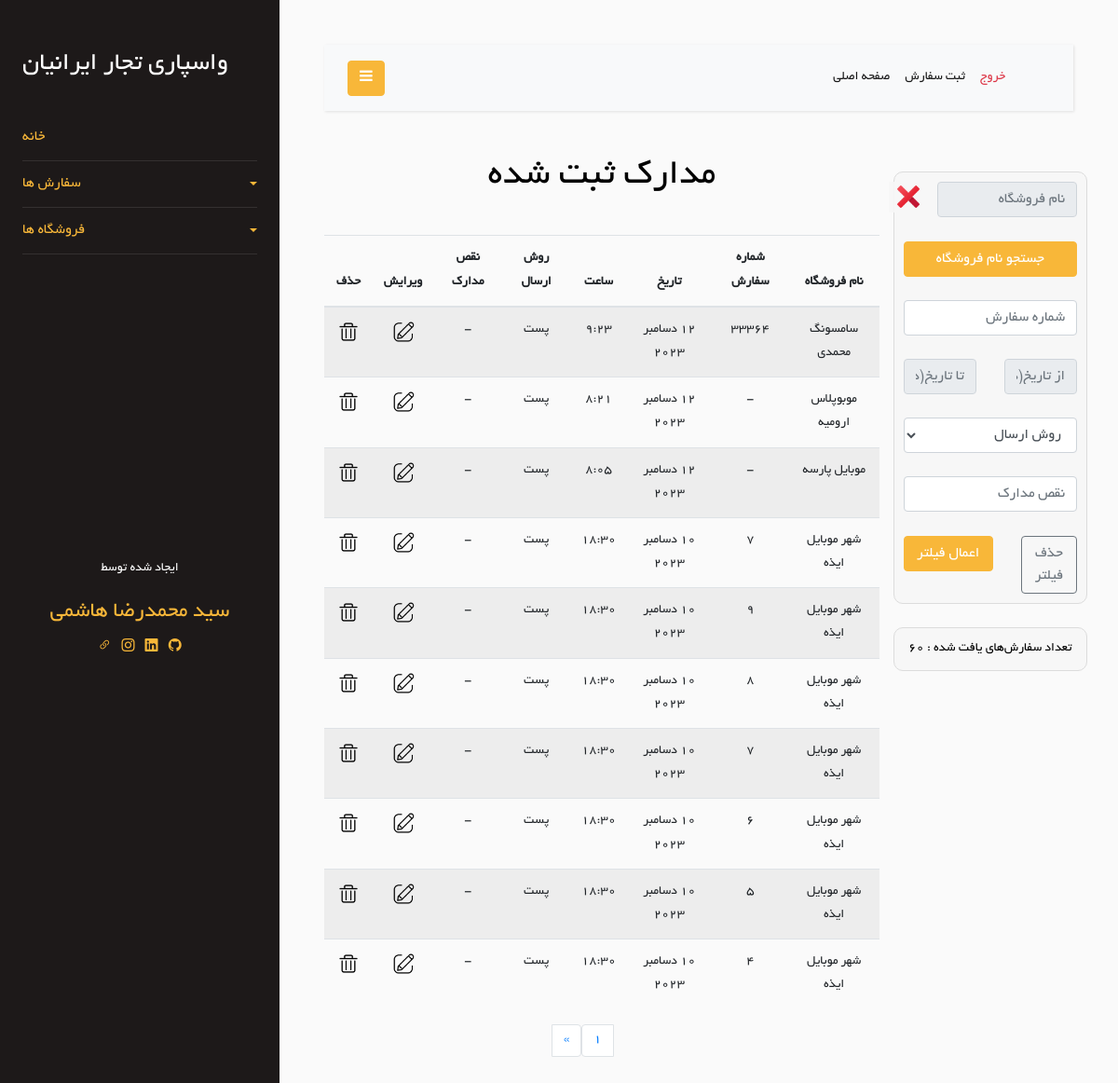
/Order/show-orders (signed in), run on an earlier commit of the app's database.
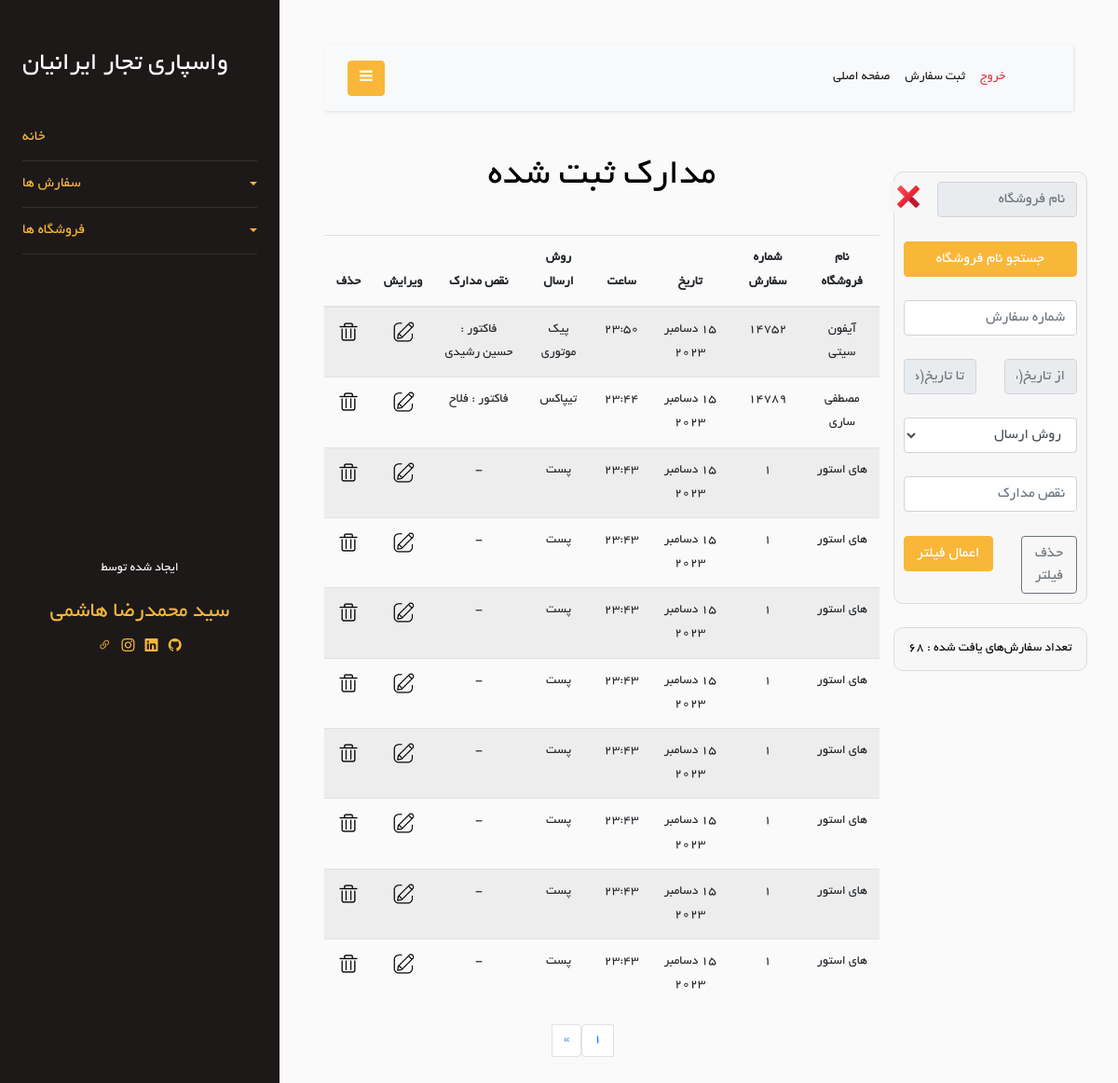
And on a later commit of the database.
### Order/models.py (models this page shows)
class Order(models.Model):
    store = models.ForeignKey(Store, on_delete=models.CASCADE)
    order_number = models.TextField(blank=True, null=True)
    shipping_method = models.ForeignKey(ShippingMethod, on_delete=models.CASCADE, null=True, blank=True)
    date = models.DateField(null=True, blank=True)
    time = models.TimeField(null=True, blank=True)
    document_defects = models.CharField(max_length=200, blank=True, null=True)
    is_delete = models.BooleanField(default=False)
    class Meta:
        verbose_name = "Order"

class ShippingMethod(models.Model):
    en_name = models.CharField(max_length=20)
    fa_name = models.CharField(max_length=20)
    def __str__(self):
        return self.fa_name
    class Meta:
        verbose_name = "Shipping Method"
    class Meta:
        verbose_name = 'Shipping Method'

### Store/models.py (models this page shows, shortened)
class Store(models.Model):
    store_name = models.CharField(max_length=100)
    is_active = models.BooleanField(default=True)
    is_delete = models.BooleanField(default=False)
    class Meta:
        db_table = 'Store'

### Order/views.py (the view)
# urls.py: path('show-orders', views.show_order, name='show-orders'),
@login_required
def show_order(request):
    is_filter = False
    orders = Order.objects.filter(is_delete=False).order_by('-id')
    orders_for_report = orders
    orders_len = len(orders)
    stores = Store.objects.filter().all()
    filter_order = filterOrderForm(request.POST)
    per_page = 10
    paginator = Paginator(orders, per_page)
    page = request.GET.get('page')
    try:
        orders = paginator.page(page)
    except PageNotAnInteger:
        orders = paginator.page(1)
    except EmptyPage:
        orders = paginator.page(paginator.num_pages)
    context = {
        'orders': orders,
        'FilterOrderForm': filter_order,
        'stores': stores,
        'is_filter': is_filter,
        'orders_for_report': orders_for_report,
        'orders_len': orders_len,
    }
    return render(request, 'Order/show-orders.html', context)

### Order/templates/Order/show-orders.html (shortened to what the changed rows need)
{% extends 'base/layout.html' %}
{% load static %}
{% load jformat %}
{% block header-link %}
    <link rel="stylesheet" href="{% static 'css/Order/show-orders.css' %}"/>
{% endblock %}
{% block mian %}
    <div class="row">
        <div class="col-md-3 text-center">
            <br/>
            <br/>
            <div class="row">
                <div class="col-12 action_box">
                    <p style="margin: 0; color: black">تعداد سفارش‌های یافت شده : {{ orders_len }}</p>
                </div>
            </div>
        </div>
        <br/>
        <br/>
        <div class="col-md-9 text-center">
            <h1>مدارک ثبت شده{% if is_filter %} (فیلتر شده) {% endif %}</h1>
            <br/>
            <div class="row">
                <div class="col-12">
                    <div class="table-responsive">
                        <table class="table table-striped">
                            <thead>
                            <tr>
                                <th>نام فروشگاه</th>
                                <th>شماره سفارش</th>
                                <th>تاریخ</th>
                                <th>ساعت</th>
                                <th>روش ارسال</th>
                                <th>نقص مدارک</th>
                                <th>ویرایش</th>
                                <th>حذف</th>
                            </tr>
                            </thead>
                            <tbody>
                            {% for order in orders %}
                                <tr>
                                    <td>{{ order.store.store_name }}</td>
                                    {% if order.order_number %}
                                        <td>{{ order.order_number }}</td>
                                    {% else %}
                                        <td>-</td>
                                    {% endif %}
                                    <td>
                                        {{ order.date|jformat:"%d / %m / %Y" }}
                                    </td>
                                    <td>{{ order.time }}</td>
                                    <td>{{ order.shipping_method }}</td>
                                    {% if order.document_defects %}
                                        <td>{{ order.document_defects }}</td>
                                    {% else %}
                                        <td>-</td>
                                    {% endif %}
                                    <td>
                                        <a href="{% url 'update_order' order_id=order.id %}">
                                            <img class="icon" src="{% static 'Order/image/edit-icon.png' %}"/>
                                        </a>
                                    </td>
                                    <td>
                                        <a href="{% url 'delete_order' order_id=order.id %}" onclick="confirmDelete(event)">
                                            <img class="icon" src="{% static 'Order/image/delete-icon.png' %}"/>
                                        </a>
                                    </td>
                                </tr>
                            {% endfor %}
                            </tbody>
                        </table>
                    </div>
                </div>
            </div>
        </div>
    </div>
{% endblock %}

What changed in the data, as far as the page shows it:
no longer on this page (row edited): Order: store.store_name "سامسونگ محمدی", order_number "33364", date|jformat "12 دسامبر 2023", time "9:23", shipping_method "پست"
no longer on this page (row edited): Order: store.store_name "موبوپلاس ارومیه", date|jformat "12 دسامبر 2023", time "8:21", shipping_method "پست"
no longer on this page (row edited): Order: store.store_name "موبایل پارسه", date|jformat "12 دسامبر 2023", time "8:05", shipping_method "پست"
no longer on this page (row edited): Order: store.store_name "شهر موبایل ایذه", order_number "7", date|jformat "10 دسامبر 2023", time "18:30", shipping_method "پست"
no longer on this page (row edited): Order: store.store_name "شهر موبایل ایذه", order_number "9", date|jformat "10 دسامبر 2023", time "18:30", shipping_method "پست"
no longer on this page (row unchanged): Order: store.store_name "شهر موبایل ایذه", order_number "8", date|jformat "10 دسامبر 2023", time "18:30", shipping_method "پست"
no longer on this page (row unchanged): Order: store.store_name "شهر موبایل ایذه", order_number "7", date|jformat "10 دسامبر 2023", time "18:30", shipping_method "پست"
no longer on this page (row unchanged): Order: store.store_name "شهر موبایل ایذه", order_number "6", date|jformat "10 دسامبر 2023", time "18:30", shipping_method "پست"
no longer on this page (row unchanged): Order: store.store_name "شهر موبایل ایذه", order_number "5", date|jformat "10 دسامبر 2023", time "18:30", shipping_method "پست"
no longer on this page (row unchanged): Order: store.store_name "شهر موبایل ایذه", order_number "4", date|jformat "10 دسامبر 2023", time "18:30", shipping_method "پست"
added Order: store.store_name "آیفون سیتی", order_number "14752", date|jformat "15 دسامبر 2023", time "23:50", shipping_method "پیک موتوری", document_defects "فاکتور : حسین رشیدی"
added Order: store.store_name "مصطفی ساری", order_number "14789", date|jformat "15 دسامبر 2023", time "23:44", shipping_method "تیپاکس", document_defects "فاکتور : فلاح"
added Order: store.store_name "های استور", order_number "1", date|jformat "15 دسامبر 2023", time "23:43", shipping_method "پست"
added Order: store.store_name "های استور", order_number "1", date|jformat "15 دسامبر 2023", time "23:43", shipping_method "پست"
added Order: store.store_name "های استور", order_number "1", date|jformat "15 دسامبر 2023", time "23:43", shipping_method "پست"
added Order: store.store_name "های استور", order_number "1", date|jformat "15 دسامبر 2023", time "23:43", shipping_method "پست"
added Order: store.store_name "های استور", order_number "1", date|jformat "15 دسامبر 2023", time "23:43", shipping_method "پست"
added Order: store.store_name "های استور", order_number "1", date|jformat "15 دسامبر 2023", time "23:43", shipping_method "پست"
added Order: store.store_name "های استور", order_number "1", date|jformat "15 دسامبر 2023", time "23:43", shipping_method "پست"
added Order: store.store_name "های استور", order_number "1", date|jformat "15 دسامبر 2023", time "23:43", shipping_method "پست"
Also different on the page:
{{ orders_len }}: "60" → "68"
